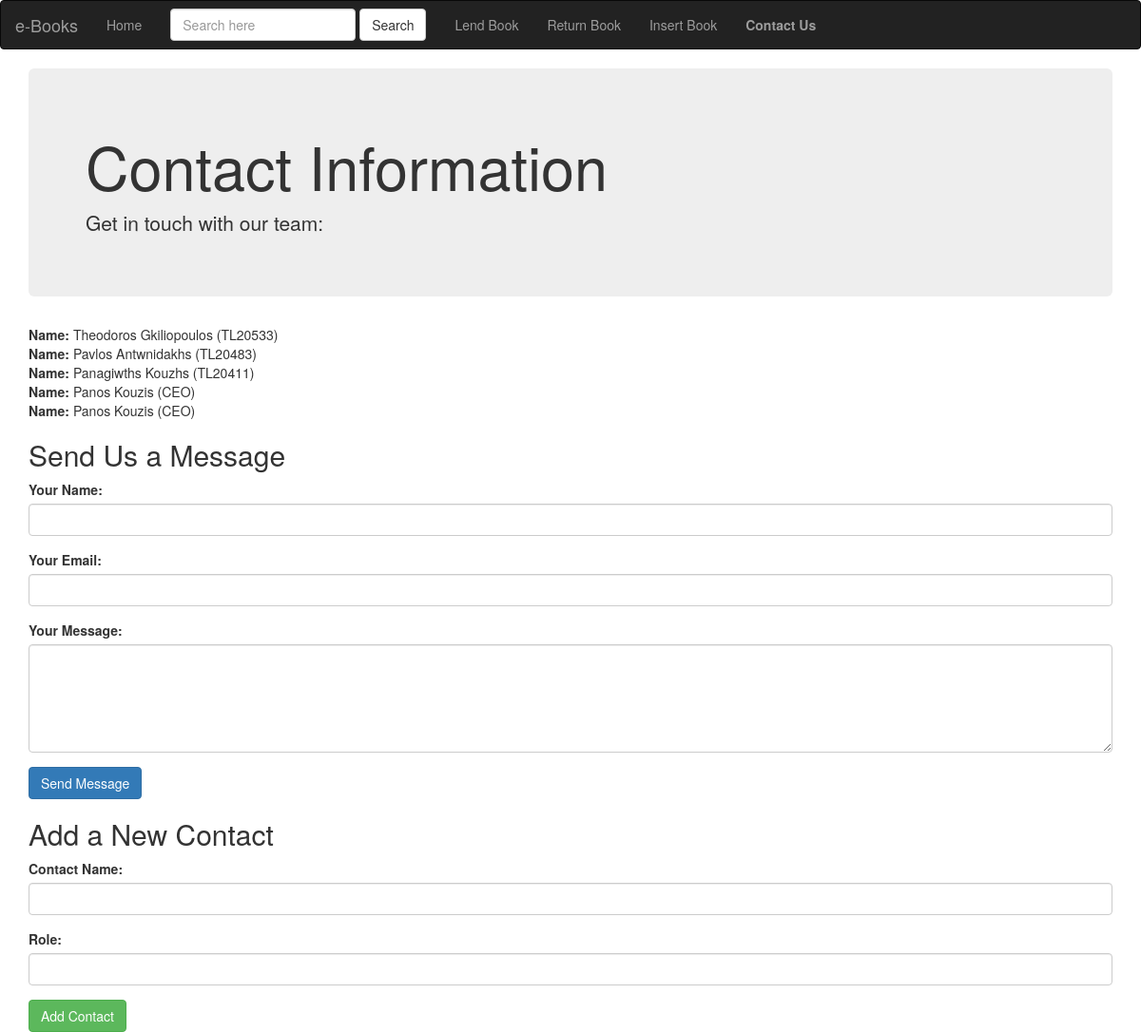
The app's page /contact.php, older data.
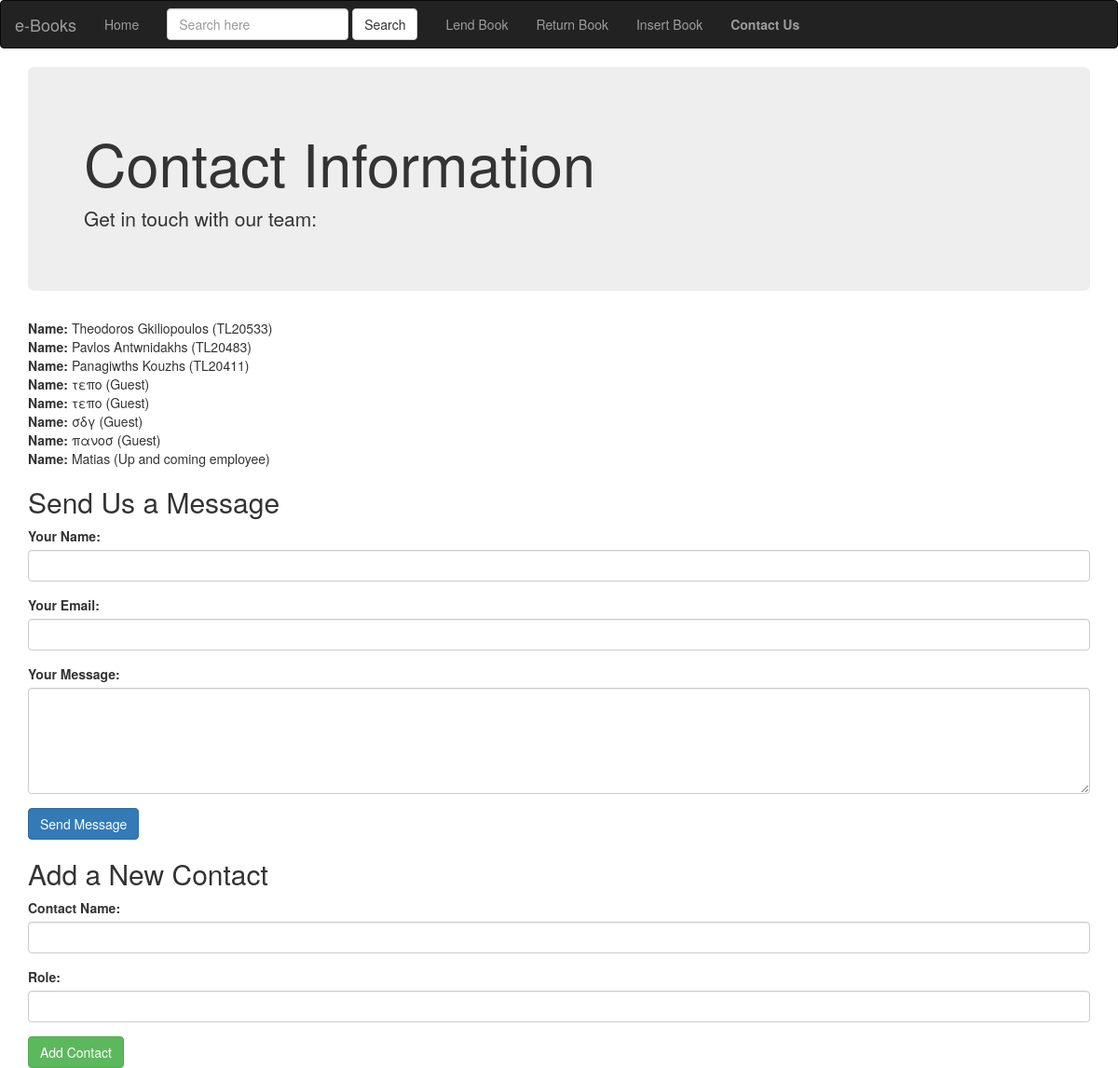
The same page, newer data.
### tables this page shows
CREATE TABLE `contacts` (
  `ContactID` int(11) NOT NULL,
  `Name` varchar(100) NOT NULL,
  `Role` varchar(100) NOT NULL
);

### contact.php (the view, shortened to what this page needs)
<!DOCTYPE html>
<html lang="en">
    <head>
        <link rel="stylesheet" href="https://maxcdn.bootstrapcdn.com/bootstrap/3.4.1/css/bootstrap.min.css">
    </head>
    <body>
        <nav class="navbar navbar-inverse">
            <div class="container-fluid">
                <div class="navbar-header">
                    <a class="navbar-brand" href="#">e-Books</a>
                </div>
                <ul class="nav navbar-nav">
                    <li><a href="./index.php">Home</a></li>
                    <li>
                        <form class="navbar-form" method="GET" action="search_books.php">
                            <div class="form-group">
                                <input
                                    type="text"
                                    id="search-bar"
                                    name="query"
                                    class="form-control"
                                    placeholder="Search here">
                            </div>
                            <button type="submit" class="btn btn-default">Search</button>
                        </form>
                    </li>
                    <li><a href="./lend_book.php">Lend Book</a></li>
                    <li><a href="./return_book.php">Return Book</a></li>
                    <li><a href="./insert_book.php">Insert Book</a></li>
                    <li><a href="./contact.php" class="active"><strong>Contact Us</strong></a></li>
                </ul>
            </div>
        </nav>
        <div class="container">
            <div class="jumbotron">
                <h1>Contact Information</h1>
                <p>Get in touch with our team:</p>
            </div>
            <div class="contact-list">
                <ul class="list-unstyled">
                    <li><strong>Name:</strong> Theodoros Gkiliopoulos (TL20533)</li>
                    <li><strong>Name:</strong> Pavlos Antwnidakhs (TL20483)</li>
                    <li><strong>Name:</strong> Panagiwths Kouzhs (TL20411)</li>
                    <?php
                    include 'db_connect.php';
                    $sql = "SELECT Name, Role FROM Contacts WHERE Name NOT IN (
                        'Theodoros Gkiliopoulos', 'Pavlos Antwnidakhs', 'Panagiwths Kouzhs')";
                    $result = $conn->query($sql);
                    if ($result->num_rows > 0) {
                        while ($row = $result->fetch_assoc()) {
                            echo "<li><strong>Name:</strong> " . htmlspecialchars($row["Name"]) . " (" . htmlspecialchars($row["Role"]) . ")</li>";
                        }
                    }
                    ?>
                </ul>
            </div>
            <div class="contact-form">
                <h2>Send Us a Message</h2>
                <form id="messageForm" method="POST" action="contact.php">
                    <div class="form-group">
                        <label for="name">Your Name:</label>
                        <input type="text" class="form-control" id="name" name="name" required>
                    </div>
                    <div class="form-group">
                        <label for="email">Your Email:</label>
                        <input type="email" class="form-control" id="email" name="email" required>
                    </div>
                    <div class="form-group">
                        <label for="message">Your Message:</label>
                        <textarea class="form-control" id="message" name="message" rows="5" required></textarea>
                    </div>
                    <button type="submit" class="btn btn-primary">Send Message</button>
                </form>
            </div>
            <div class="add-contact-form">
                <h2>Add a New Contact</h2>
                <form id="contactForm" method="POST" action="contact.php">
                    <div class="form-group">
                        <label for="new_contact_name">Contact Name:</label>
                        <input type="text" class="form-control" id="new_contact_name" name="new_contact_name" required>
                    </div>
                    <div class="form-group">
                        <label for="new_contact_role">Role:</label>
                        <input type="text" class="form-control" id="new_contact_role" name="new_contact_role" required>
                    </div>
                    <button type="submit" class="btn btn-success">Add Contact</button>
                </form>
            </div>
        </div>
    </body>
</html>

Row changes from the older to the newer data that the page shows:
removed contacts: Name "Panos Kouzis", Role "CEO"
removed contacts: Name "Panos Kouzis", Role "CEO"
added contacts: Name "τεπο", Role "Guest"
added contacts: Name "τεπο", Role "Guest"
added contacts: Name "σδγ", Role "Guest"
added contacts: Name "πανοσ", Role "Guest"
added contacts: Name "Matias", Role "Up and coming employee"
